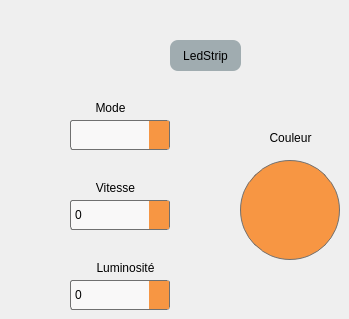
         <widget class="QWidget" name="ledControl">
          <widget class="QComboBox" name="ledStripComboBox">
           <property name="geometry">
            <rect>
             <x>70</x>
             <y>120</y>
             <width>100</width>
             <height>30</height>
            </rect>
           </property>
           <property name="styleSheet">
            <string notr="true">QComboBox {
    background-color: #F9F8F8; /* Fond gris clair */
    color: #000000; /* Texte noir */
    font-size: 12px; /* Taille de la police 12 */
    border: 1px solid #707070; /* Bordure de 1px en noir */
    border-radius: 3px; /* Coins arrondis de 2px */
    padding: 2px; /* Espacement interne */
    selection-background-color: #FFA500; /* Fond d'écran de sélection orange */
}

QComboBox::drop-down {
    background-color: #F79643; /* Couleur de fond de la flèche déroulante (même que le fond) */
    border: 0px solid #707070; /* Bordure de la flèche déroulante en noir */
    width: 20px; /* Largeur de la flèche déroulante de 20px */
	margin-right: 0px; /* Marge à droite de la flèche déroulante */
}

QComboBox::down-arrow {
    image: url(./ressources/generic/arrow_down.svg); /* Chemin relatif vers votre icône SVG */
	color: #000000; /* Couleur de la flèche en noir */
}


</string>
           </property>
          </widget>
          <widget class="QSpinBox" name="ledStripSpeedSpinBox">
           <property name="geometry">
            <rect>
             <x>70</x>
             <y>200</y>
             <width>100</width>
             <height>30</height>
            </rect>
           </property>
           <property name="styleSheet">
            <string notr="true">QSpinBox {
    background-color: #F9F8F8; /* Fond gris clair */
    color: #000000; /* Texte noir */
    font-size: 12px; /* Taille de la police 12 */
    border: 1px solid #707070; /* Bordure de 1px en noir */
    border-radius: 3px; /* Coins arrondis de 3px */
    padding: 2px; /* Espacement interne */
    selection-background-color: transparent;
}

QSpinBox::up-button, QSpinBox::down-button {
    background-color: #F79643; /* Couleur de fond des boutons d'incrémentation/décrémentation */
    width: 20px; /* Largeur des boutons */
    border: 0px solid #707070; /* Bordure des boutons en noir */
	margin: 0px; /* Marge des boutons */
}

QSpinBox::up-button {
    subcontrol-origin: padding;
    subcontrol-position: top right;
}

QSpinBox::down-button {
    subcontrol-origin: padding;
    subcontrol-position: bottom right;
}

QSpinBox::up-arrow{
    image: url(./ressources/generic/arrow_up.svg); /* Chemin relatif vers votre icône SVG */
    color: #000000; /* Couleur des flèches en noir */
}
QSpinBox::down-arrow {
    image: url(./ressources/generic/arrow_down.svg); /* Chemin relatif vers votre icône SVG */
    color: #000000; /* Couleur des flèches en noir */
}
</string>
           </property>
          </widget>
          <widget class="QPushButton" name="ledStripColorButton">
           <property name="geometry">
            <rect>
             <x>240</x>
             <y>160</y>
             <width>100</width>
             <height>100</height>
            </rect>
           </property>
           <property name="styleSheet">
            <string notr="true">QPushButton {
    border-radius: 50px; /* Coins arrondis de 3px */
	background-color: #F79643;
	border: 1px solid #707070; /* Bordure de 1px en noir */
}

QPushButton:pressed {
    background-color: #FFBC50; /* Fond gris clair pour les boutons enfoncés */
}</string>
           </property>
           <property name="text">
            <string/>
           </property>
          </widget>
          <widget class="QLabel" name="label_3">
           <property name="geometry">
            <rect>
             <x>80</x>
             <y>100</y>
             <width>61</width>
             <height>16</height>
            </rect>
           </property>
           <property name="styleSheet">
            <string notr="true">font-size: 12px;
color: black;</string>
           </property>
           <property name="text">
            <string>Mode</string>
           </property>
           <property name="alignment">
            <set>Qt::AlignCenter</set>
           </property>
          </widget>
          <widget class="QLabel" name="label_11">
           <property name="geometry">
            <rect>
             <x>80</x>
             <y>180</y>
             <width>71</width>
             <height>16</height>
            </rect>
           </property>
           <property name="styleSheet">
            <string notr="true">font-size: 12px;
color: black;</string>
           </property>
           <property name="text">
            <string>Vitesse</string>
           </property>
           <property name="alignment">
            <set>Qt::AlignCenter</set>
           </property>
          </widget>
          <widget class="QLabel" name="label_12">
           <property name="geometry">
            <rect>
             <x>260</x>
             <y>130</y>
             <width>61</width>
             <height>16</height>
            </rect>
           </property>
           <property name="styleSheet">
            <string notr="true">font-size: 12px;
color: black;</string>
           </property>
           <property name="text">
            <string>Couleur</string>
           </property>
           <property name="alignment">
            <set>Qt::AlignCenter</set>
           </property>
          </widget>
          <widget class="QLabel" name="label_19">
           <property name="geometry">
            <rect>
             <x>170</x>
             <y>40</y>
             <width>71</width>
             <height>31</height>
            </rect>
           </property>
           <property name="styleSheet">
            <string notr="true">color: black;
font-size: 12px;
border-radius: 8px;
background-color: #A0ACB0;</string>
           </property>
           <property name="text">
            <string>LedStrip</string>
           </property>
           <property name="alignment">
            <set>Qt::AlignCenter</set>
           </property>
          </widget>
          <widget class="QSpinBox" name="ledStripBrightnessSpinBox">
           <property name="geometry">
            <rect>
             <x>70</x>
             <y>280</y>
             <width>100</width>
             <height>30</height>
            </rect>
           </property>
           <property name="styleSheet">
            <string notr="true">QSpinBox {
    background-color: #F9F8F8; /* Fond gris clair */
    color: #000000; /* Texte noir */
    font-size: 12px; /* Taille de la police 12 */
    border: 1px solid #707070; /* Bordure de 1px en noir */
    border-radius: 3px; /* Coins arrondis de 3px */
    padding: 2px; /* Espacement interne */
    selection-background-color: transparent;
}

QSpinBox::up-button, QSpinBox::down-button {
    background-color: #F79643; /* Couleur de fond des boutons d'incrémentation/décrémentation */
    width: 20px; /* Largeur des boutons */
    border: 0px solid #707070; /* Bordure des boutons en noir */
	margin: 0px; /* Marge des boutons */
}

QSpinBox::up-button {
    subcontrol-origin: padding;
    subcontrol-position: top right;
}

QSpinBox::down-button {
    subcontrol-origin: padding;
    subcontrol-position: bottom right;
}

QSpinBox::up-arrow{
    image: url(./ressources/generic/arrow_up.svg); /* Chemin relatif vers votre icône SVG */
    color: #000000; /* Couleur des flèches en noir */
}
QSpinBox::down-arrow {
    image: url(./ressources/generic/arrow_down.svg); /* Chemin relatif vers votre icône SVG */
    color: #000000; /* Couleur des flèches en noir */
}
</string>
           </property>
          </widget>
          <widget class="QLabel" name="label_20">
           <property name="geometry">
            <rect>
             <x>90</x>
             <y>260</y>
             <width>71</width>
             <height>16</height>
            </rect>
           </property>
           <property name="styleSheet">
            <string notr="true">font-size: 12px;
color: black;</string>
           </property>
           <property name="text">
            <string>Luminosité</string>
           </property>
           <property name="alignment">
            <set>Qt::AlignCenter</set>
           </property>
          </widget>
         </widget>
